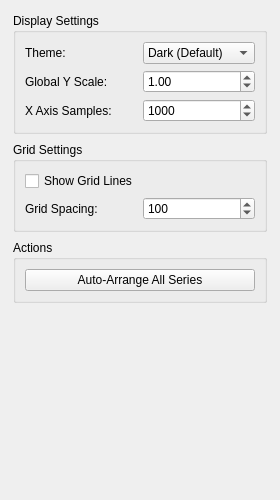
<?xml version="1.0" encoding="UTF-8"?>
<ui version="4.0">
 <class>DataViewerPropertiesWidget</class>
 <widget class="QWidget" name="DataViewerPropertiesWidget">
  <property name="geometry">
   <rect>
    <x>0</x>
    <y>0</y>
    <width>280</width>
    <height>500</height>
   </rect>
  </property>
  <property name="minimumSize">
   <size>
    <width>200</width>
    <height>200</height>
   </size>
  </property>
  <property name="windowTitle">
   <string>Data Viewer Properties</string>
  </property>
  <layout class="QVBoxLayout" name="mainLayout">
   <property name="spacing">
    <number>4</number>
   </property>
   <property name="leftMargin">
    <number>4</number>
   </property>
   <property name="topMargin">
    <number>4</number>
   </property>
   <property name="rightMargin">
    <number>4</number>
   </property>
   <property name="bottomMargin">
    <number>4</number>
   </property>
   <item>
    <widget class="QScrollArea" name="scrollArea">
     <property name="frameShape">
      <enum>QFrame::Shape::NoFrame</enum>
     </property>
     <property name="widgetResizable">
      <bool>true</bool>
     </property>
     <widget class="QWidget" name="scrollAreaWidgetContents">
      <property name="geometry">
       <rect>
        <x>0</x>
        <y>0</y>
        <width>268</width>
        <height>488</height>
       </rect>
      </property>
      <layout class="QVBoxLayout" name="contentLayout">
       <property name="spacing">
        <number>8</number>
       </property>
       <item>
        <widget class="QGroupBox" name="display_settings_group">
         <property name="title">
          <string>Display Settings</string>
         </property>
         <layout class="QGridLayout" name="display_settings_layout">
          <item row="0" column="0">
           <widget class="QLabel" name="theme_label">
            <property name="text">
             <string>Theme:</string>
            </property>
           </widget>
          </item>
          <item row="0" column="1">
           <widget class="QComboBox" name="theme_combo">
            <item>
             <property name="text">
              <string>Dark (Default)</string>
             </property>
            </item>
            <item>
             <property name="text">
              <string>Purple</string>
             </property>
            </item>
            <item>
             <property name="text">
              <string>Light</string>
             </property>
            </item>
           </widget>
          </item>
          <item row="1" column="0">
           <widget class="QLabel" name="global_scale_label">
            <property name="text">
             <string>Global Y Scale:</string>
            </property>
           </widget>
          </item>
          <item row="1" column="1">
           <widget class="QDoubleSpinBox" name="global_zoom">
            <property name="minimum">
             <double>0.010000000000000</double>
            </property>
            <property name="maximum">
             <double>1000.000000000000000</double>
            </property>
            <property name="singleStep">
             <double>0.100000000000000</double>
            </property>
            <property name="value">
             <double>1.000000000000000</double>
            </property>
           </widget>
          </item>
          <item row="2" column="0">
           <widget class="QLabel" name="x_axis_label">
            <property name="text">
             <string>X Axis Samples:</string>
            </property>
           </widget>
          </item>
          <item row="2" column="1">
           <widget class="QSpinBox" name="x_axis_samples">
            <property name="minimum">
             <number>1</number>
            </property>
            <property name="maximum">
             <number>1000000</number>
            </property>
            <property name="value">
             <number>1000</number>
            </property>
           </widget>
          </item>
         </layout>
        </widget>
       </item>
       <item>
        <widget class="QGroupBox" name="grid_settings_group">
         <property name="title">
          <string>Grid Settings</string>
         </property>
         <layout class="QGridLayout" name="grid_settings_layout">
          <item row="0" column="0" colspan="2">
           <widget class="QCheckBox" name="grid_lines_enabled">
            <property name="text">
             <string>Show Grid Lines</string>
            </property>
           </widget>
          </item>
          <item row="1" column="0">
           <widget class="QLabel" name="grid_spacing_label">
            <property name="text">
             <string>Grid Spacing:</string>
            </property>
           </widget>
          </item>
          <item row="1" column="1">
           <widget class="QSpinBox" name="grid_spacing">
            <property name="minimum">
             <number>10</number>
            </property>
            <property name="maximum">
             <number>10000</number>
            </property>
            <property name="value">
             <number>100</number>
            </property>
           </widget>
          </item>
         </layout>
        </widget>
       </item>
       <item>
        <widget class="QGroupBox" name="actions_group">
         <property name="title">
          <string>Actions</string>
         </property>
         <layout class="QVBoxLayout" name="actions_layout">
          <item>
           <widget class="QPushButton" name="auto_arrange_button">
            <property name="toolTip">
             <string>Automatically calculate optimal vertical spacing for all visible data series to prevent overlap</string>
            </property>
            <property name="text">
             <string>Auto-Arrange All Series</string>
            </property>
           </widget>
          </item>
         </layout>
        </widget>
       </item>
       <item>
        <spacer name="verticalSpacer">
         <property name="orientation">
          <enum>Qt::Vertical</enum>
         </property>
         <property name="sizeHint" stdset="0">
          <size>
           <width>20</width>
           <height>40</height>
          </size>
         </property>
        </spacer>
       </item>
      </layout>
     </widget>
    </widget>
   </item>
  </layout>
 </widget>
 <resources/>
 <connections/>
</ui>
